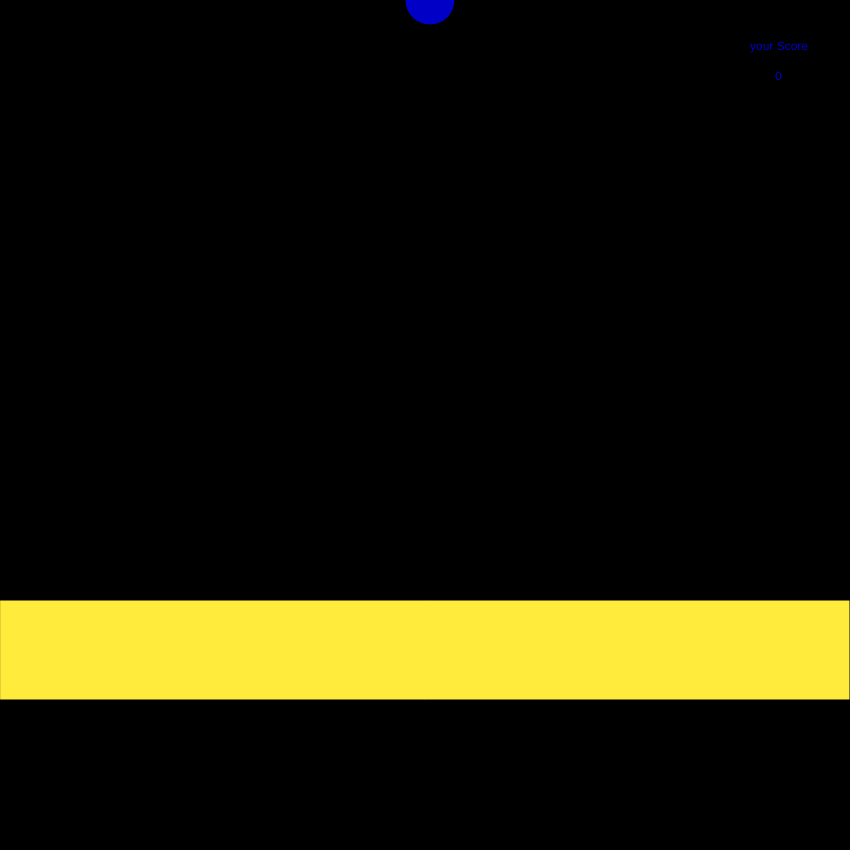
Frame 1 (no input)
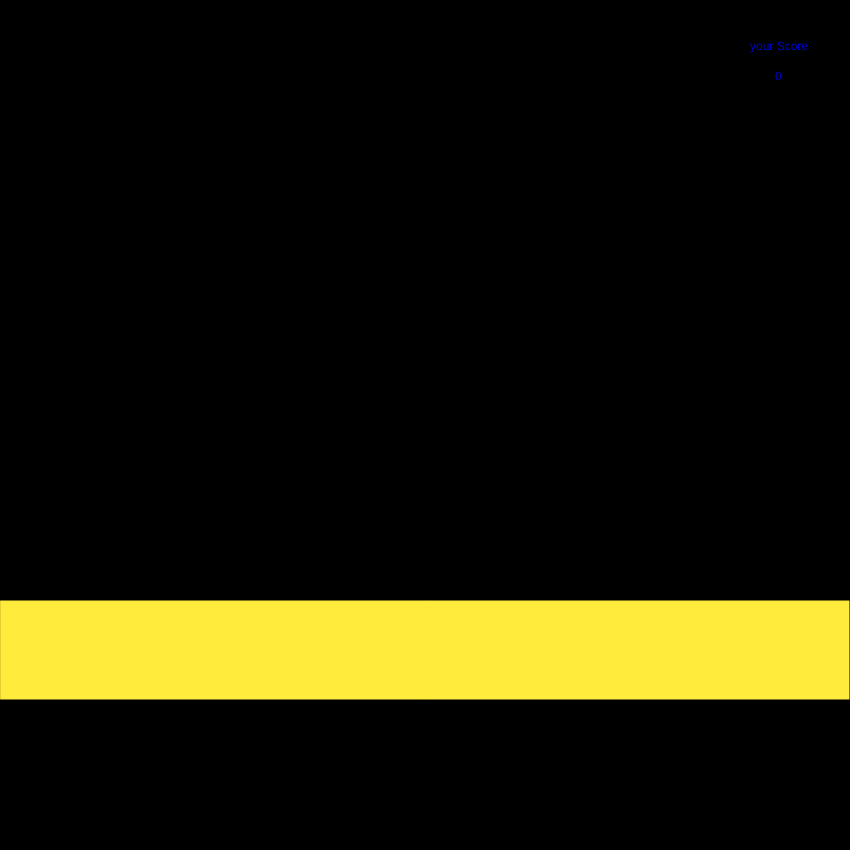
Frame 60 (no input)
Frame 120 (the mouse pressed at the canvas centre since frame 60): identical to frame 60, image omitted

The p5.js sketch that drew these frames (run headless with seeded random() and noise() and a simulated clock; from frame 60 on, the mouse is pressed at the canvas centre):

// p5.js sketch
// ── sketch.js
var ba = 0;
var score = 0;
function setup() {
  createCanvas(850, 850);
}

function draw() {
  background(00,0,00,);
  fill('#FFEB3B')
  rect(0,600,850, 100)
  fill(0,0,225,225)
  ellipse(430, ba, 50);
  ba = ba + 70;
  if (ba > 999) {
    ba = 0;
  }
  text("your Score", 750, 50);
  text(score, 775, 80);
}
function keyPressed() {
  if (key == "s" && ba > 500) {
    score = score + 25;
  }
}
